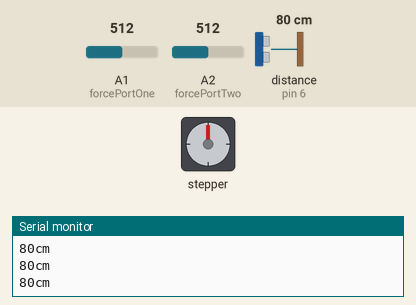
This sketch was run on a simulated Arduino Uno, built with avr-gcc and run on an emulated ATmega328P. On the bench: stepper motor, the last lines printed to the serial monitor. Wiring (inferred from the names in the program): ultrasonic range finder: trigger pin 7; echo pin 6. Inputs (shaded band) come from the test bench; at power-on: A1 (forcePortOne) = 512, A2 (forcePortTwo) = 512, distance to the obstacle (sensor on pin 6) 80 cm. The echo pulse lasts 58.3 µs per cm; stepper angles assume 200 steps per turn.

Above: at 1.2 s.
1.3 s: A1 (forcePortOne) set to 4
4.3 s: A1 (forcePortOne) set to 1
At 4.49 s:
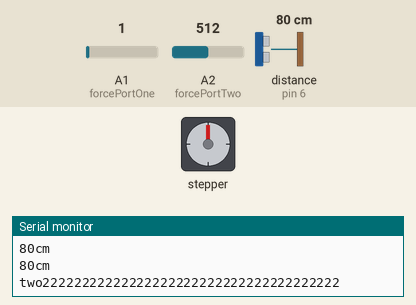
At 5.7 s:
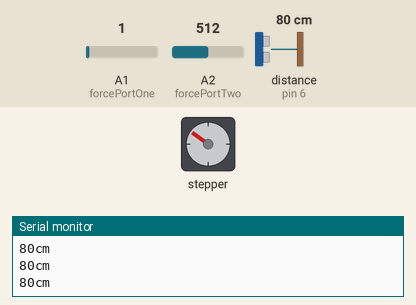
Timing chart, 0 to 7.3 s (numbered marks = the images above; inputs shaded):
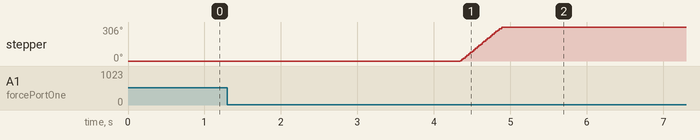

Measured:
- the behaviour switches between 3 and 2 on A1 (forcePortOne) (found by bisection; images 0 and 1)
- after the input at 4.3 s, stepper: turns 306° clockwise in 0.54 s, starting at once

The sketch:

mainfile.ino
```cpp
#include <Wire.h>
#include <Adafruit_MotorShield.h>
Adafruit_MotorShield AFMS = Adafruit_MotorShield();
Adafruit_StepperMotor *myMotor = AFMS.getStepper(200, 2);

int forcePortOne = A1;
int forcePortTwo = A2;
boolean onePressed = false;
boolean twoPressed = false;
boolean newGamePressed = false;
int forceThresh = 3; //Decreases this to increase sensitivity

const int ultraOnePingPin = 7;
const int ultraOneEchoPin = 6;

int ultraTwo = 2;

int userScore1 = 0;
int userScore2 = 0;
boolean displayScore = false;

boolean isActive = true;
int winner = 0;

void setup() {
  Serial.begin(9600);
  AFMS.begin();
  myMotor->setSpeed(100);
}


void loop() {
  if (isActive) {
    playGame();
    //TODO: Move the needed ultrasonic code into the playGame method - Justin
  } else {
    Serial.print("Winner: ");
    Serial.print(winner);
    //WAIT FOR RESET AND RESET BOOLEAN TO PLAY THE GAME AGAIN
  }

  if (newGamePressed) {
    resetData();
  }
}

long microsecondsToCentimeters(long microseconds) {
  return microseconds / 29 / 2;
}

void playGame() {

  //Ultrasonic
  long duration, inches, cm;
  pinMode(ultraOnePingPin, OUTPUT);
  digitalWrite(ultraOnePingPin, LOW);
  delayMicroseconds(2);
  digitalWrite(ultraOnePingPin, HIGH);
  delayMicroseconds(10);
  digitalWrite(ultraOnePingPin, LOW);
  pinMode(ultraOneEchoPin, INPUT);
  duration = pulseIn(ultraOneEchoPin, HIGH);
  cm = microsecondsToCentimeters(duration);
  Serial.print(cm);
  Serial.print("cm");
  Serial.println();

  if (displayScore) {
    dispScore();
    displayScore = false; //This only executes when the score is modified - prevents the score from printing on every function call
  }

  if (userScore1 == 10) {
    winner = 1;
    isActive = false;
    displayScore = true;
    //User 1 wins, reset and suspend activity
  }

  if (userScore2 == 10) {
    winner = 2;
    isActive = false;
    displayScore = true;
    //User 2 wins, reset and suspend activity
  }

  int touchVal1 = analogRead(forcePortOne);
  int touchVal2 = analogRead(forcePortTwo);

  if (!twoPressed) {
    if (touchVal1 < forceThresh && touchVal2 > forceThresh) { //Force sensor 2 was pressed
      twoPressed = true;
      onePressed = false;
      Serial.print("two22222222222222222222222222222222222222\n");
        myMotor->step(170, FORWARD, DOUBLE);

      //Rotate towards 1
    }
  }

  if (!onePressed) {
    if (touchVal1 > forceThresh && touchVal2 < forceThresh) { //Force sensor 1 was pressed
      onePressed = true;
      twoPressed = false;
      Serial.print("one111111111111111111111111111111111111\n");
        myMotor->step(140, BACKWARD, DOUBLE);
      //Rotate towards 2
    }
  }

}

void resetData() {
  userScore1 = 0;
  userScore2 = 0;
  isActive = true;
  winner = 0;
  displayScore = false;
}

void dispScore() {
  //Change this to an LED based score later if needed
  Serial.println("Player 1: ");
  Serial.print(userScore1);
  Serial.println("Player 2: ");
  Serial.print(userScore2);
}

/*void echoCheck() { // Timer2 interrupt calls this function every 24uS where you can check the ping status.
  // Don't do code here!
  if (sonar.check_timer()) { // This is how you check to see if the ping was received.
  Serial.println("received.");
  // Here's where you can add code.
  Serial.print("Ping: ");
  Serial.print(sonar.ping_result / US_ROUNDTRIP_CM); // Ping returned, uS result in ping_result, convert to cm with US_ROUNDTRIP_CM.
  Serial.println("cm");
  ultraOneSent = false;
  }
  }*/

/*
    //Stepper Motor
    Stepper2.step(100, BACKWARD, MICROSTEP);
    Serial.print("single");
    myMotor->step(1000, FORWARD, SINGLE);
    myMotor->step(1000, BACKWARD, SINGLE);

    if(ultraOneSent == false){
     pinMode(ultraOnePingPin, OUTPUT);
    digitalWrite(ultraOnePingPin, LOW);
    digitalWrite(ultraOnePingPin, HIGH);
     digitalWrite(ultraOnePingPin, LOW);
        pinMode(ultraOneEchoPin, INPUT);
        ultraOneSent = true;
      }

      Serial.println(digitalRead(ultraOneEchoPin));

      if(digitalRead(ultraOneEchoPin) == HIGH){
        Serial.println(1098);
        ultraOneSent = false;
      }

      if(ultraOneSent == true){
        echoCheck();
      } else{
        ultraOneSent = true;
        sonar.ping_timer(echoCheck);

      }

      if (millis() >= pingTimer) {   // pingSpeed milliseconds since last ping, do another ping.
        pingTimer += pingSpeed;      // Set the next ping time.
         // Send out the ping, calls "echoCheck" function every 24uS where you can check the ping status.
      }

      if(ultraVal1 > 0 && ultraVal2 <= 0) {
        userScore1++;
    //    onePressed = false;//need to reset the booleans if someone scored
    //    twoPressed = false;
    //
      } else if(ultraVal1 <= 0 && ultraVal2 > 0) {
        userScore2++;
    //    onePressed = false;//need to reset the booleans if someone scored
    //    twoPressed = false;
      }*/
```
